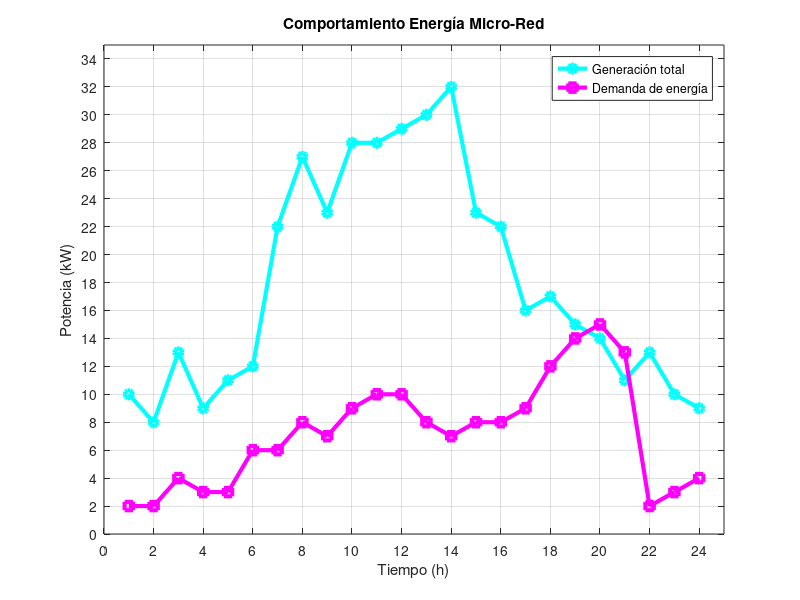

Reproduce this figure in MATLAB.
%%Camila Andrea Garcia Fajardo - Modelado del balance Hibrido


%Se define la variable hora como vector fila
hora=1:24;
%El ejercicio nos plantea que la potencia máxima solar es 25kW
solar_Max=25;
%Establecemos un vector que cumpla con las condiciones de la generación de
%energía las 24h

solar_dia = [0 0 0 0 0 4 9 12 17 19 22 25 ...
 23 20 16 13 10 6 0 0 0 0 0 0];

%La potencia máxima de generación eólica es 15kW
eolica_max=15;
eolica_dia=[10 8 13 9 11 8 13 15 6 9 6 4 ...
 7 12 7 9 6 11 15 14 11 13 10 9];

%suma de generación solar y eólica:
total_generado= solar_dia+eolica_dia;
%Determinar el consumo
demanda_consumo=15;
demanda_dia=[2 2 4 3 3 6 6 8 7 9 10 10 ...
    8 7 8 8 9 12 14 15 13 2 3 4];
%Creamos la gráfica de la generación híbrida
figure;
plot(hora, total_generado, '-oc', 'LineWidth',3);
%Añadimos el consumo demandado a la gráfica
hold on;
plot(hora, demanda_dia, 'sm-', 'LineWidth',3);
%Añadimos descripción a la gráfica y sus ejes
title('Comportamiento Energía Micro-Red');
xlabel('Tiempo (h)');
ylabel('Potencia (kW)');
xticks(0:2:24);
yticks(0:2:40);
legend('Generación total', 'Demanda de energía');
grid on;
